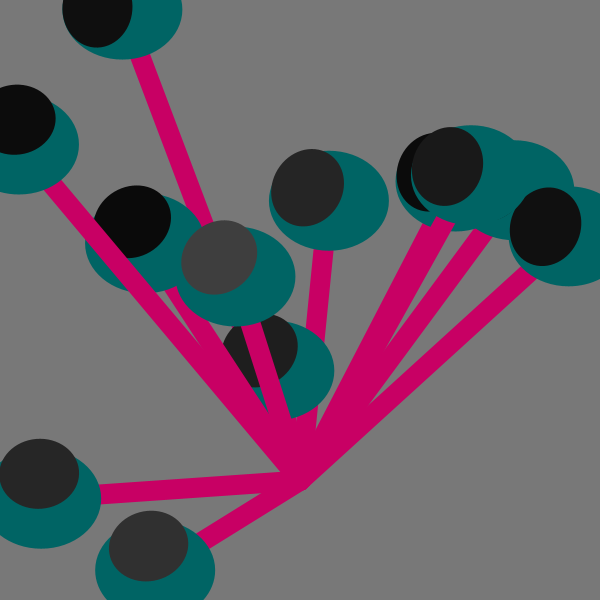
Frame 1 (no input)
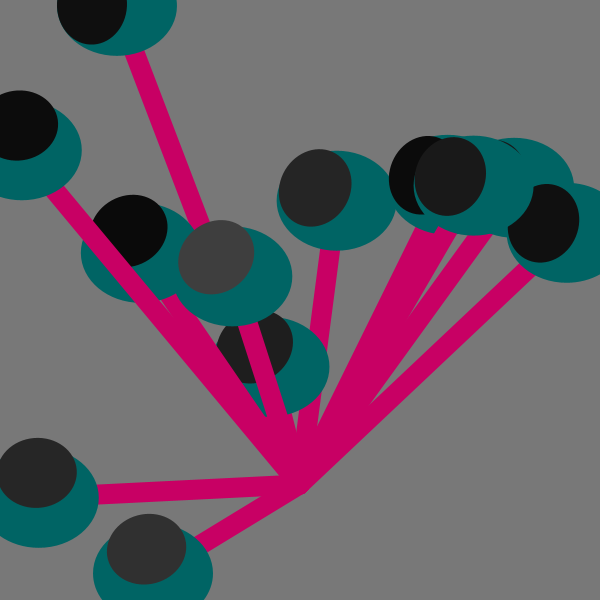
Frame 60 (the mouse pressed at the canvas centre just before this capture)
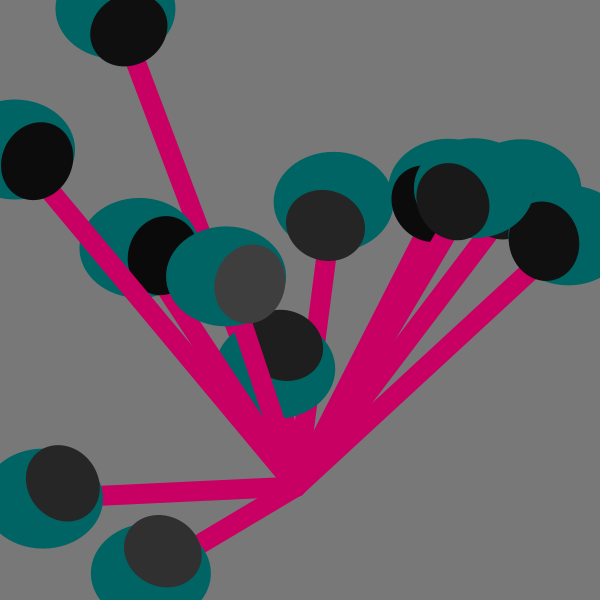
Frame 120 (the mouse held since frame 60 and released just before this capture)

The Processing sketch that drew these frames (run headless with seeded random() and noise(); from frame 60 on, the mouse is pressed at the canvas centre):

// Processing sketch: processing_4927
// ── processing_4927.pde


//Eye myEye;
//Eye myOtherEye;


Eye[] eyeballs = new Eye[12];

float body_x, body_y;


void setup(){
  size(600,600);
  smooth();
  
  body_x= width/2;
  body_y= height*0.8;
  
  
  for(int i=0; i < eyeballs.length; i++) {
    color eyeColor= color(random(10,70));
    eyeballs[i]= new Eye (random(0,width), random(0,height),eyeColor);
  }
}

void draw() {
  
  background(120);
  
  body_x+=random(-1,1);
  body_y+=random(-1,1);
  
  for(int i=0; i<eyeballs.length; i++){
  eyeballs[i].draw();
  }
  
}

class Eye {
  float x;
  float y;
  float pupil_x;
  float pupil_y;
  color eye_color;
  
  
 Eye(float init_x, float init_y, color init_color){
   
  x=init_x;
  y=init_y;
  eye_color=init_color;
 }
 
 void draw(){
   x=x+random(-1,1);
   y=y+ random(-1,1);
   
   //draw stakl
   stroke(200,0,100);
   strokeWeight(20);
   line(body_x, body_y, x, y);
   
   //draw eyeball
   pushMatrix();
   translate(x,y);
   noStroke();
   fill(0,100,100);
 
   ellipse (0,0,120,100);
   
   float angle= atan2(mouseY-y, mouseX-x);
   pupil_x=lerp(pupil_x, 25*cos(angle), 0.1);
   pupil_y=lerp(pupil_y, 25*cos(angle), 0.1);
   rotate(angle);

   
   
   translate(25,0);
   fill(eye_color);
   ellipse(0,0,70,80);
   popMatrix();
 } 
}
